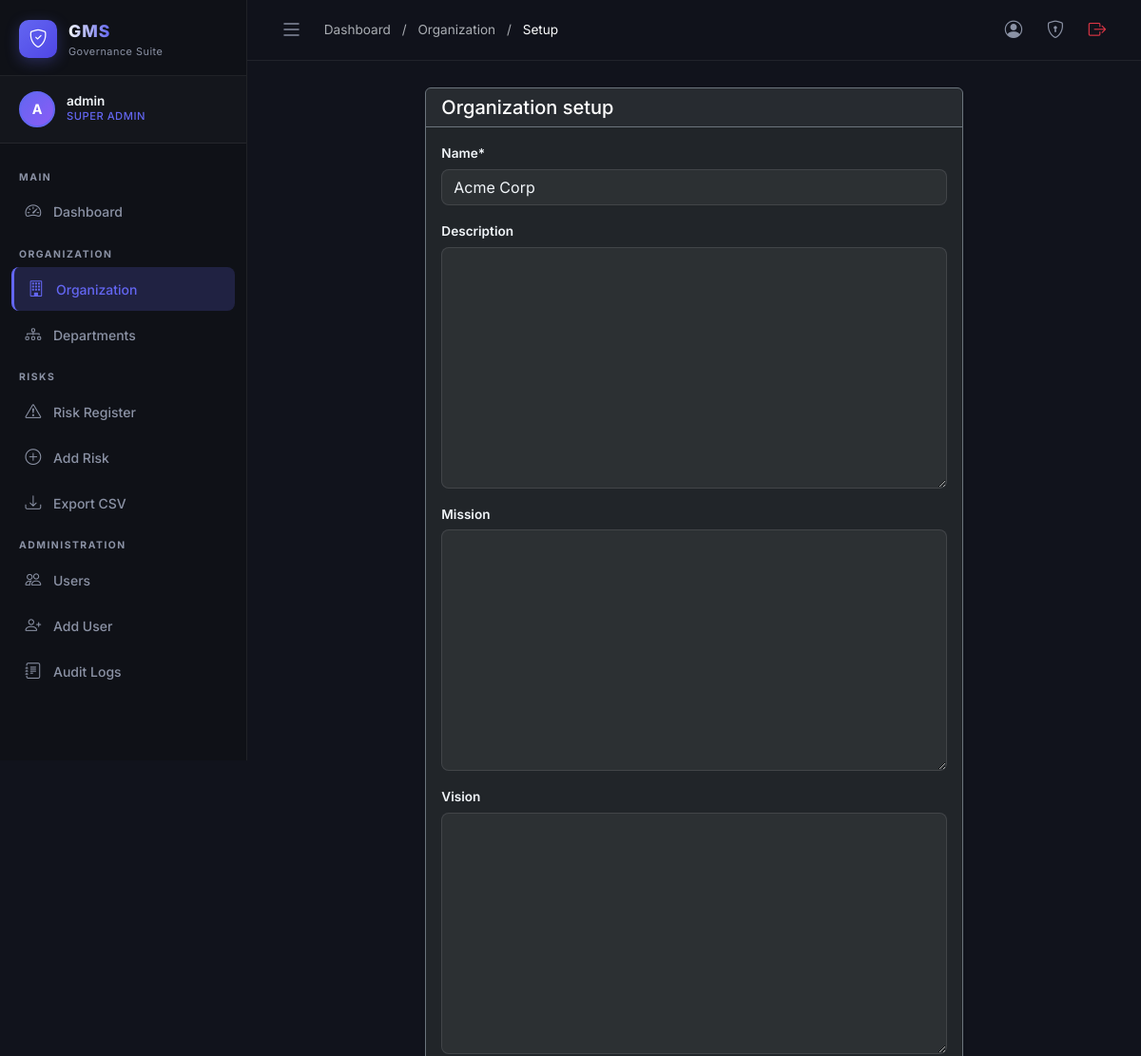
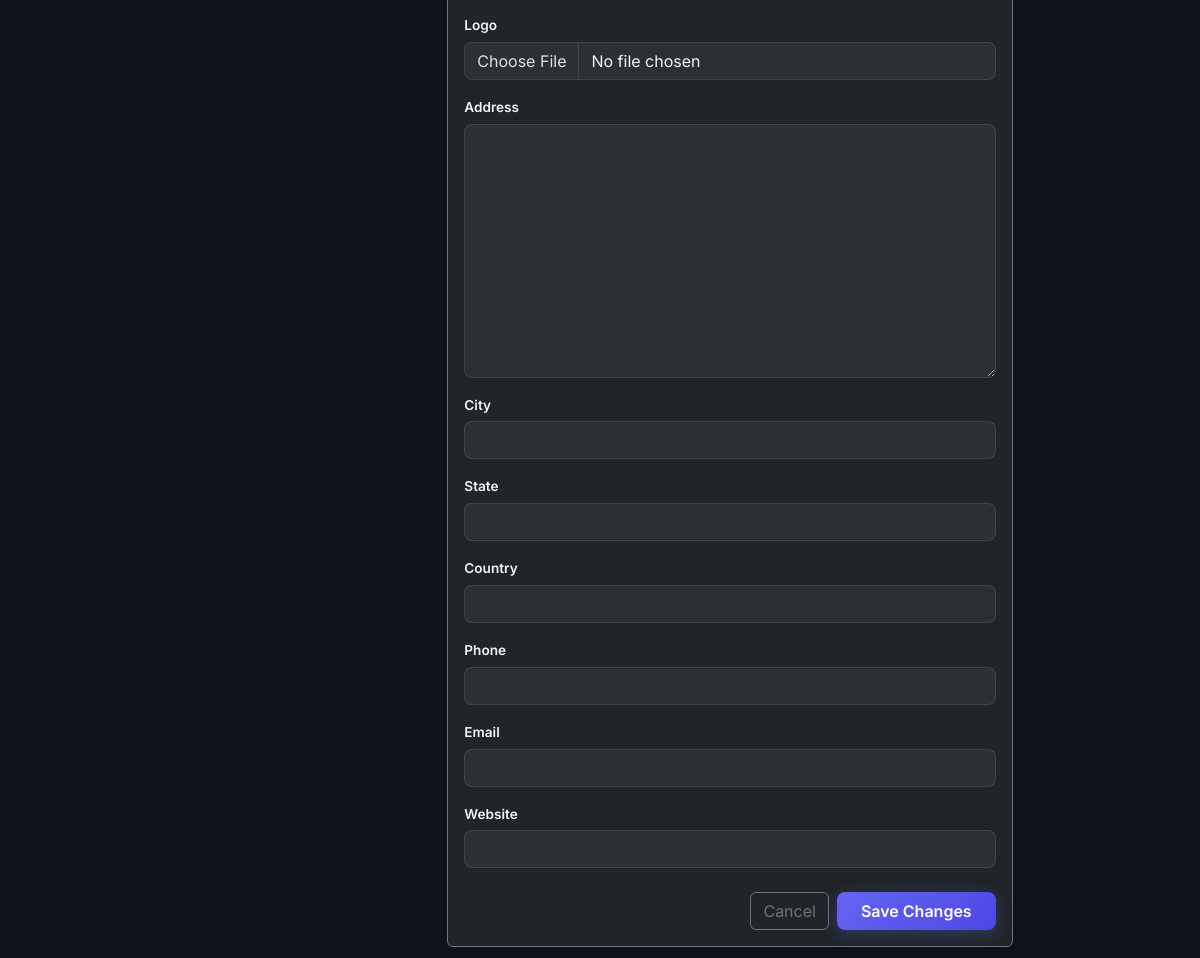
The app's page /organization/edit/ (signed in) with its own data (2 pictures, top to bottom).
### accounts/models.py (models this page shows, shortened)
class User(AbstractUser):
    role = models.CharField(
        max_length=20,
        choices=Role.choices,
        default=Role.USER,
    )
    department = models.ForeignKey(
        'organization.Department',
        on_delete=models.SET_NULL,
        null=True,
        blank=True,
        related_name='members',
    )
    profile_image = models.ImageField(
        upload_to='profiles/',
        blank=True,
        null=True,
    )
    phone = models.CharField(max_length=20, blank=True)
    bio = models.TextField(blank=True)
    is_active = models.BooleanField(default=True)
    @property
    def can_manage_risks(self):
        return self.role in [Role.SUPER_ADMIN, Role.ADMIN, Role.DEPT_HEAD, Role.RISK_OFFICER]
    @property
    def can_manage_org(self):
        return self.role in [Role.SUPER_ADMIN, Role.ADMIN]

### organization/models.py (models this page shows, shortened)
class Organization(models.Model):
    name = models.CharField(max_length=200)
    description = models.TextField(blank=True)
    mission = models.TextField(blank=True)
    vision = models.TextField(blank=True)
    logo = models.ImageField(upload_to='org/', blank=True, null=True)
    address = models.TextField(blank=True)
    city = models.CharField(max_length=100, blank=True)
    state = models.CharField(max_length=100, blank=True)
    country = models.CharField(max_length=100, blank=True)
    phone = models.CharField(max_length=20, blank=True)
    email = models.EmailField(blank=True)
    website = models.URLField(blank=True)
    created_at = models.DateTimeField(auto_now_add=True)
    updated_at = models.DateTimeField(auto_now=True)
    class Meta:
        verbose_name = 'Organization'

### organization/views.py (the view)
# urls.py: path('edit/', views.org_update, name='org_update'),
@login_required
def org_update(request):
    if not request.user.can_manage_org:
        raise PermissionDenied
    org = Organization.objects.first()
    form = OrganizationForm(request.POST or None, request.FILES or None, instance=org)
    if request.method == 'POST' and form.is_valid():
        form.save()
        messages.success(request, 'Organization updated successfully.')
        return redirect('organization:org_detail')
    return render(request, 'organization/org_form.html', {'form': form, 'org': org})

### organization/forms.py
class OrganizationForm(forms.ModelForm):
    class Meta:
        model = Organization
        fields = ['name', 'description', 'mission', 'vision', 'logo',
                  'address', 'city', 'state', 'country', 'phone', 'email', 'website']
    def __init__(self, *args, **kwargs):
        super().__init__(*args, **kwargs)
        for field in self.fields.values():
            field.widget.attrs.setdefault('class', 'form-control')

### templates/organization/org_form.html (shortened to what this page needs)
{% extends 'base.html' %}
{% load crispy_forms_tags %}
{% block breadcrumb %}
<a href="{% url 'dashboard:index' %}" class="text-muted text-decoration-none">Dashboard</a>
<span class="text-muted mx-2">/</span>
<a href="{% url 'organization:org_detail' %}" class="text-muted text-decoration-none">Organization</a>
<span class="text-muted mx-2">/</span>
<span class="text-light">Setup</span>
{% endblock %}
{% block content %}
<div class="container-fluid">
    <div class="row justify-content-center">
        <div class="col-lg-8">
            <div class="card bg-dark border-secondary shadow-sm">
                <div class="card-header border-secondary d-flex justify-content-between align-items-center">
                    <h5 class="card-title text-white mb-0">Organization setup</h5>
                </div>
                <div class="card-body">
                    <form method="post" enctype="multipart/form-data">
                        {{ form|crispy }}
                        <div class="d-flex justify-content-end gap-2 mt-4">
                            <a href="{% url 'organization:org_detail' %}" class="btn btn-outline-secondary">Cancel</a>
                            <button type="submit" class="btn btn-primary px-4">Save Changes</button>
                        </div>
                    </form>
                </div>
            </div>
        </div>
    </div>
</div>
{% endblock %}

### templates/base.html (shortened to what this page needs)
{% load static %}
<!DOCTYPE html>
<html lang="en" data-bs-theme="dark">
<head>
  <link href="https://cdn.jsdelivr.net/npm/bootstrap@5.3.3/dist/css/bootstrap.min.css" rel="stylesheet" />
  <link href="https://cdn.jsdelivr.net/npm/bootstrap-icons@1.11.3/font/bootstrap-icons.css" rel="stylesheet" />
  <link href="{% static 'css/gms.css' %}" rel="stylesheet" />
</head>
<body>
{% if user.is_authenticated %}
<div class="sidebar" id="sidebar">
  <div class="sidebar-brand">
    <div class="sidebar-brand-icon">
      <i class="bi bi-shield-check"></i>
    </div>
    <div class="sidebar-brand-text">
      <span class="brand-title">GMS</span>
      <span class="brand-subtitle">Governance Suite</span>
    </div>
  </div>
  <div class="sidebar-user-card">
    <div class="sidebar-avatar">
      {% if user.profile_image %}
        <img src="{{ user.profile_image.url }}" alt="avatar" />
      {% else %}
        <span>{{ user.username|first|upper }}</span>
      {% endif %}
    </div>
    <div class="sidebar-user-info">
      <div class="sidebar-user-name">{{ user.get_full_name|default:user.username }}</div>
      <div class="sidebar-user-role">{{ user.get_role_display }}</div>
    </div>
  </div>
  <nav class="sidebar-nav">
    <div class="nav-section-label">Main</div>
    <a href="{% url 'dashboard:index' %}" class="nav-item {% if request.resolver_match.namespace == 'dashboard' %}active{% endif %}">
      <i class="bi bi-speedometer2"></i><span>Dashboard</span>
    </a>
    <div class="nav-section-label">Organization</div>
    <a href="{% url 'organization:org_detail' %}" class="nav-item {% if request.resolver_match.namespace == 'organization' and 'dept' not in request.resolver_match.url_name %}active{% endif %}">
      <i class="bi bi-building"></i><span>Organization</span>
    </a>
    <a href="{% url 'organization:dept_list' %}" class="nav-item {% if 'dept' in request.resolver_match.url_name|default:'' %}active{% endif %}">
      <i class="bi bi-diagram-3"></i><span>Departments</span>
    </a>
    <div class="nav-section-label">Risks</div>
    <a href="{% url 'risks:risk_list' %}" class="nav-item {% if request.resolver_match.namespace == 'risks' and 'create' not in request.resolver_match.url_name|default:'' %}active{% endif %}">
      <i class="bi bi-exclamation-triangle"></i><span>Risk Register</span>
    </a>
    {% if user.can_manage_risks %}
    <a href="{% url 'risks:risk_create' %}" class="nav-item {% if 'create' in request.resolver_match.url_name|default:'' and request.resolver_match.namespace == 'risks' %}active{% endif %}">
      <i class="bi bi-plus-circle"></i><span>Add Risk</span>
    </a>
    {% endif %}
    {% if user.can_manage_risks %}
    <a href="{% url 'risks:risk_export_csv' %}" class="nav-item">
      <i class="bi bi-download"></i><span>Export CSV</span>
    </a>
    {% endif %}
    {% if user.can_manage_org %}
    <div class="nav-section-label">Administration</div>
    <a href="{% url 'accounts:user_list' %}" class="nav-item {% if request.resolver_match.namespace == 'accounts' and 'profile' not in request.resolver_match.url_name|default:'' %}active{% endif %}">
      <i class="bi bi-people"></i><span>Users</span>
    </a>
    <a href="{% url 'accounts:user_create' %}" class="nav-item">
      <i class="bi bi-person-plus"></i><span>Add User</span>
    </a>
    <a href="{% url 'audit:audit_log_list' %}" class="nav-item {% if request.resolver_match.namespace == 'audit' %}active{% endif %}">
      <i class="bi bi-journal-text"></i><span>Audit Logs</span>
    </a>
    {% endif %}
  </nav>
</div>
<div class="main-wrapper" id="mainWrapper">
  <div class="topbar">
    <button class="btn topbar-toggle-btn" onclick="toggleSidebar()">
      <i class="bi bi-list fs-4"></i>
    </button>
    <div class="topbar-breadcrumb">
      {% block breadcrumb %}{% endblock %}
    </div>
    <div class="topbar-actions">
      <a href="{% url 'accounts:profile' %}" class="topbar-action-btn" title="Profile">
        <i class="bi bi-person-circle"></i>
      </a>
      <a href="{% url 'accounts:password_change' %}" class="topbar-action-btn" title="Change Password">
        <i class="bi bi-shield-lock"></i>
      </a>
      <a href="{% url 'accounts:logout' %}" class="topbar-action-btn text-danger" title="Logout">
        <i class="bi bi-box-arrow-right"></i>
      </a>
    </div>
  </div>
  <div class="page-content">
    {% block content %}{% endblock %}
  </div>
</div>
{% else %}
{% block auth_content %}{% endblock %}
{% endif %}
</body>
</html>

### records on screen
User: username|first "A", get_full_name "admin", role "SUPER ADMIN"
Organization: name "Acme Corp"
